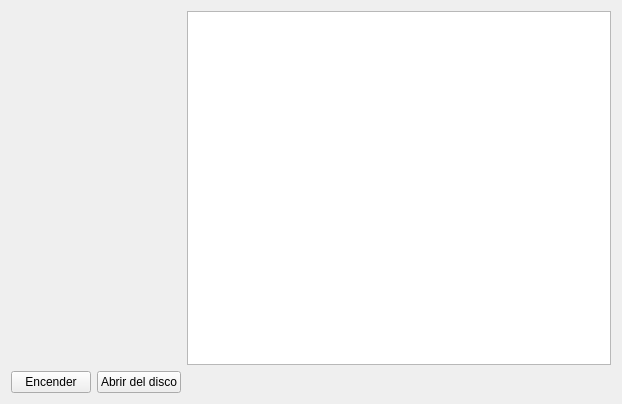
<?xml version="1.0" encoding="UTF-8"?>
<ui version="4.0">
 <class>Principal</class>
 <widget class="QWidget" name="Principal">
  <property name="geometry">
   <rect>
    <x>0</x>
    <y>0</y>
    <width>622</width>
    <height>404</height>
   </rect>
  </property>
  <property name="windowTitle">
   <string>Principal</string>
  </property>
  <layout class="QGridLayout" name="gridLayout">
   <item row="0" column="5">
    <widget class="QTextEdit" name="te">
     <property name="readOnly">
      <bool>true</bool>
     </property>
    </widget>
   </item>
   <item row="0" column="1" colspan="4">
    <widget class="Visor" name="visor">
     <property name="sizePolicy">
      <sizepolicy hsizetype="Preferred" vsizetype="Expanding">
       <horstretch>0</horstretch>
       <verstretch>0</verstretch>
      </sizepolicy>
     </property>
     <property name="text">
      <string/>
     </property>
    </widget>
   </item>
   <item row="2" column="1" colspan="2">
    <widget class="QPushButton" name="pbEncender">
     <property name="text">
      <string>Encender</string>
     </property>
    </widget>
   </item>
   <item row="2" column="3" colspan="2">
    <widget class="QPushButton" name="pbAbrirDelDisco">
     <property name="text">
      <string>Abrir del disco</string>
     </property>
    </widget>
   </item>
  </layout>
 </widget>
 <customwidgets>
  <customwidget>
   <class>Visor</class>
   <extends>QLabel</extends>
   <header>visor.h</header>
  </customwidget>
 </customwidgets>
 <resources/>
 <connections/>
</ui>
